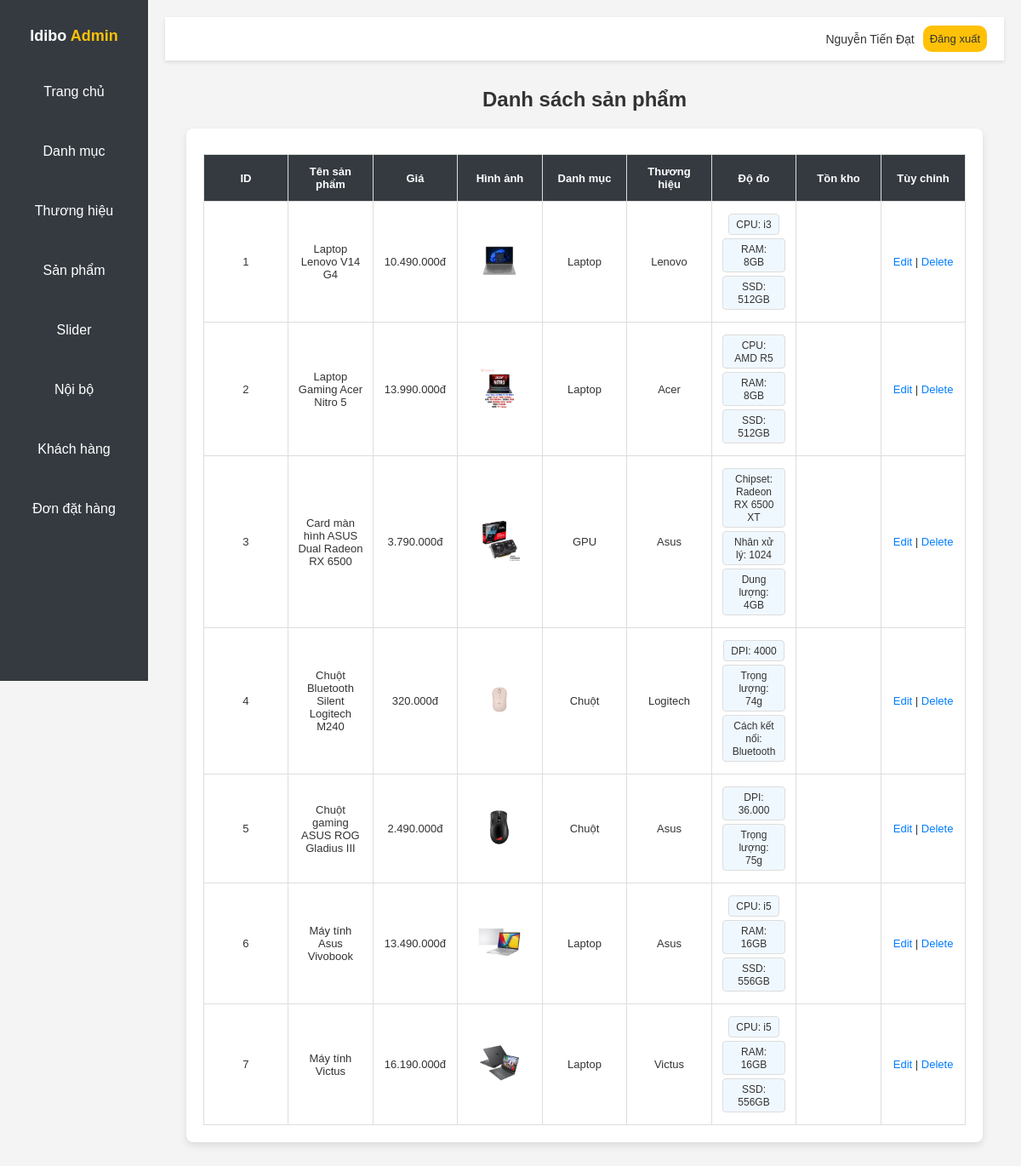
The app's page /admin/productlist.php (signed in) with its own data.
### tables this page shows
CREATE TABLE `tbl_product` (
  `productId` int(11) NOT NULL,
  `productName` tinytext NOT NULL,
  `catId` int(11) NOT NULL,
  `brandId` int(11) NOT NULL,
  `productDesc` text NOT NULL,
  `productPrice` double NOT NULL,
  `image` varchar(255) NOT NULL,
  `type` int(11) NOT NULL
);

CREATE TABLE `tbl_category` (
  `catId` int(11) NOT NULL,
  `catName` varchar(255) NOT NULL
);

CREATE TABLE `tbl_brand` (
  `brandId` int(11) NOT NULL,
  `brandName` varchar(255) NOT NULL
);

CREATE TABLE `tbl_measure` (
  `measureId` int(11) NOT NULL,
  `productId` int(11) NOT NULL,
  `measureName` varchar(255) NOT NULL,
  `measureValue` varchar(255) NOT NULL
);

### lib/database.php (called while the page is built, shortened)
<?php
    class Database {
        public $host    = DB_HOST;
        public $user    = DB_USER;
        public $pass    = DB_PASS;
        public $dbname  = DB_NAME;
        public $link;
        private function connectDB() {
            $this->link = new mysqli($this->host, $this->user,
                                     $this->pass, $this->dbname);
        }
        public function select($query) {
            $result = $this->link->query($query) or
                die($this->link->error . __LINE__);
            if ($result->num_rows > 0) {
                return $result;
            } else {
                return false;
            }
        }
    }
?>

### classes/product.php (called while the page is built, shortened)
<?php
    $filepath = realpath(dirname(__FILE__));
    include_once ($filepath.'/../lib/database.php');
 ?>
 <?php
    class product {
        private $db;
        public function __construct() {
            $this->db =new Database();
        }
        public function get_measures_by_product($productId) {
            $query = "SELECT measureName, measureValue
                      FROM tbl_measure
                      WHERE productId = '$productId'";
            $result = $this->db->select($query);
            return $result;
        }
        public function show_product() {
            $query = "SELECT tbl_product.*, tbl_category.catName, tbl_brand.brandName
                      FROM tbl_product
                      INNER JOIN tbl_category ON tbl_product.catId = tbl_category.catId
                      INNER JOIN tbl_brand ON tbl_product.brandId = tbl_brand.brandId
                      ORDER BY tbl_product.productId DESC";
            $result = $this->db->select($query);
            return $result;
        }
    }
 ?>

### admin/productlist.php (the view, shortened to what this page needs)
<?php
  include 'inc/header.php';
  include '../classes/product.php';
?>
<?php
  $pd = new product();
?>
  <link rel="stylesheet" href="css/productlist.css">
      <h1 class="dashboard-title">Danh sách sản phẩm</h1>
      <div class="container">
        <div class="box product-list-box">
            <div class="table-container">
                <table class="product-table">
                    <thead>
                        <tr>
                            <th>ID</th>
                            <th>Tên sản phẩm</th>
                            <th>Giá</th>
                            <th>Hình ảnh</th>
                            <th>Danh mục</th>
                            <th>Thương hiệu</th>
                            <th>Độ đo</th>
                            <th>Tồn kho</th>
                            <th>Tùy chỉnh</th>
                        </tr>
                    </thead>
                    <tbody>
                      <?php
                        $pdlist = $pd->show_product();
                        if($pdlist) {
                          $i = 0;
                          while($result = $pdlist->fetch_assoc()){
                            $i++;
                      ?>
                        <tr class="product-row">
                            <td><?php echo $i ?></td>
                            <td><?php echo $result['productName'] ?></td>
                            <td><?php echo number_format($result['productPrice'], 0, ',', '.') ?>đ</td>
                            <td><img class="product-image" src="./upload/<?php echo $result['image'] ?>" alt=""></td>
                            <td><?php echo $result['catName'] ?></td>
                            <td><?php echo $result['brandName'] ?></td>
                            <td>
                                <?php
                                $measures = $pd->get_measures_by_product($result['productId']);
                                if ($measures) {
                                    while ($measure = $measures->fetch_assoc()) {
                                        echo "<div class='measure-item'><span>";
                                        echo $measure['measureName'] . ": " . $measure['measureValue'];
                                        echo "</span></div>";
                                    }
                                } else {
                                    echo "<span>Không có độ đo</span>";
                                }
                                ?>
                            </td>
                            <td>
                            </td>
                            <td>
                              <a href="productedit.php?productid=<?php echo $result['productId'] ?>">Edit</a>
                              |
                              <a href="?productid=<?php echo $result['productId'] ?>" class="action-link confirmable" data-message="Bạn có muốn xóa sản phẩm này?">Delete</a>
                            </td>
                        </tr>
                      <?php
                          }
                        }
                      ?>
                    </tbody>
                </table>
            </div>
        </div>
    </div>
<?php
  include 'inc/footer.php';
?>

### admin/css/styles.css (style rules this page uses)
body { font-family: Arial, sans-serif; margin: 0; padding: 0; background-color: #f8f9fc; color: #333; text-decoration: none; display: flex; }
.dashboard-title { font-size: 24px; margin-bottom: 20px; color: #333; }
.dashboard-title { text-align: center; margin-top: 2rem; }

### admin/css/productlist.css (style rules this page uses)
body { font-family: Arial, sans-serif; background-color: #f4f4f4; margin: 0; padding: 0; }
.container { width: 95%; margin: 20px auto; }
.product-list-box { background-color: #fff; border-radius: 8px; box-shadow: 0 4px 8px rgba(0, 0, 0, 0.1); padding: 20px; }
.table-container { overflow-x: auto; }
.product-table { width: 100%; border-collapse: collapse; table-layout: fixed; }
.product-table th, .product-table td { font-size: small; padding: 10px; padding-top: 12px; padding-bottom: 12px; text-align: center; border: 1px solid #ddd; }
.product-table th { background-color: #343a40; color: #fff; }
.product-row a { text-decoration: none; color: #007bff; }
.product-image { max-width: 50px; }
.measure-item { display: inline-block; background-color: #f0f8ff; border: 1px solid #ddd; border-radius: 4px; padding: 4px 8px; margin: 2px; }
.measure-item span { font-size: 12px; }

### records on screen
tbl_product: productName "Laptop Lenovo V14 G4", productPrice "10.490.000", image (picture), catId.catName "Laptop", brandId.brandName "Lenovo"
tbl_measure: measureName "CPU", measureValue "i3"
tbl_measure: measureName "RAM", measureValue "8GB"
tbl_measure: measureName "SSD", measureValue "512GB"
tbl_product: productName "Laptop Gaming Acer Nitro 5", productPrice "13.990.000", image (picture), catId.catName "Laptop", brandId.brandName "Acer"
tbl_measure: measureName "CPU", measureValue "AMD R5"
tbl_measure: measureName "RAM", measureValue "8GB"
tbl_measure: measureName "SSD", measureValue "512GB"
tbl_product: productName "Card màn hình ASUS Dual Radeon RX 6500", productPrice "3.790.000", image (picture), catId.catName "GPU", brandId.brandName "Asus"
tbl_measure: measureName "Chipset", measureValue "Radeon RX 6500 XT"
tbl_measure: measureName "Nhân xử lý", measureValue "1024"
tbl_measure: measureName "Dung lượng", measureValue "4GB"
tbl_product: productName "Chuột Bluetooth Silent Logitech M240", productPrice "320.000", image (picture), catId.catName "Chuột", brandId.brandName "Logitech"
tbl_measure: measureName "DPI", measureValue "4000"
tbl_measure: measureName "Trọng lượng", measureValue "74g"
tbl_measure: measureName "Cách kết nối", measureValue "Bluetooth"
tbl_product: productName "Chuột gaming ASUS ROG Gladius III", productPrice "2.490.000", image (picture), catId.catName "Chuột", brandId.brandName "Asus"
tbl_measure: measureName "DPI", measureValue "36.000"
tbl_measure: measureName "Trọng lượng", measureValue "75g"
tbl_product: productName "Máy tính Asus Vivobook", productPrice "13.490.000", image (picture), catId.catName "Laptop", brandId.brandName "Asus"
tbl_measure: measureName "CPU", measureValue "i5"
tbl_measure: measureName "RAM", measureValue "16GB"
tbl_measure: measureName "SSD", measureValue "556GB"
tbl_product: productName "Máy tính Victus", productPrice "16.190.000", image (picture), catId.catName "Laptop", brandId.brandName "Victus"
tbl_measure: measureName "CPU", measureValue "i5"
tbl_measure: measureName "RAM", measureValue "16GB"
tbl_measure: measureName "SSD", measureValue "556GB"

### other values on screen
Session::get('adminName') "Nguyễn Tiến Đạt"
